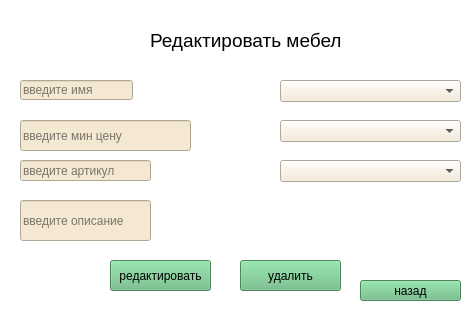
<?xml version="1.0" encoding="UTF-8"?>
<ui version="4.0">
 <class>add_product</class>
 <widget class="QWidget" name="add_product">
  <property name="geometry">
   <rect>
    <x>0</x>
    <y>0</y>
    <width>475</width>
    <height>313</height>
   </rect>
  </property>
  <property name="windowTitle">
   <string>добавить продукт</string>
  </property>
  <property name="styleSheet">
   <string notr="true">background-color: rgb(255, 255, 255);</string>
  </property>
  <widget class="QLabel" name="label">
   <property name="geometry">
    <rect>
     <x>150</x>
     <y>20</y>
     <width>191</width>
     <height>41</height>
    </rect>
   </property>
   <property name="text">
    <string>&lt;html&gt;&lt;head/&gt;&lt;body&gt;&lt;p align=&quot;center&quot;&gt;&lt;span style=&quot; font-size:14pt;&quot;&gt;Редактировать мебель&lt;/span&gt;&lt;/p&gt;&lt;/body&gt;&lt;/html&gt;</string>
   </property>
  </widget>
  <widget class="QPushButton" name="pushButton_back_change">
   <property name="geometry">
    <rect>
     <x>360</x>
     <y>280</y>
     <width>101</width>
     <height>21</height>
    </rect>
   </property>
   <property name="styleSheet">
    <string notr="true">background-color: #67BA80</string>
   </property>
   <property name="text">
    <string>назад</string>
   </property>
  </widget>
  <widget class="QLineEdit" name="lineEdit_name_furniture">
   <property name="geometry">
    <rect>
     <x>20</x>
     <y>80</y>
     <width>113</width>
     <height>20</height>
    </rect>
   </property>
   <property name="styleSheet">
    <string notr="true">background-color: #F4E8D3 </string>
   </property>
   <property name="text">
    <string/>
   </property>
   <property name="placeholderText">
    <string>введите имя</string>
   </property>
  </widget>
  <widget class="QComboBox" name="comboBox_material">
   <property name="geometry">
    <rect>
     <x>280</x>
     <y>80</y>
     <width>181</width>
     <height>22</height>
    </rect>
   </property>
   <property name="styleSheet">
    <string notr="true">background-color: #F4E8D3 </string>
   </property>
  </widget>
  <widget class="QLineEdit" name="lineEdit_min_price">
   <property name="geometry">
    <rect>
     <x>20</x>
     <y>120</y>
     <width>171</width>
     <height>31</height>
    </rect>
   </property>
   <property name="styleSheet">
    <string notr="true">background-color: #F4E8D3 </string>
   </property>
   <property name="placeholderText">
    <string>введите мин цену</string>
   </property>
  </widget>
  <widget class="QLineEdit" name="lineEdit_description">
   <property name="geometry">
    <rect>
     <x>20</x>
     <y>200</y>
     <width>131</width>
     <height>41</height>
    </rect>
   </property>
   <property name="styleSheet">
    <string notr="true">background-color: #F4E8D3 </string>
   </property>
   <property name="placeholderText">
    <string>введите описание</string>
   </property>
  </widget>
  <widget class="QLineEdit" name="lineEdit_article">
   <property name="geometry">
    <rect>
     <x>20</x>
     <y>160</y>
     <width>131</width>
     <height>21</height>
    </rect>
   </property>
   <property name="styleSheet">
    <string notr="true">background-color: #F4E8D3 </string>
   </property>
   <property name="placeholderText">
    <string>введите артикул</string>
   </property>
  </widget>
  <widget class="QPushButton" name="pushButton_change_products">
   <property name="geometry">
    <rect>
     <x>110</x>
     <y>260</y>
     <width>101</width>
     <height>31</height>
    </rect>
   </property>
   <property name="styleSheet">
    <string notr="true">background-color: #67BA80</string>
   </property>
   <property name="text">
    <string>редактировать</string>
   </property>
  </widget>
  <widget class="QComboBox" name="comboBox_model">
   <property name="geometry">
    <rect>
     <x>280</x>
     <y>120</y>
     <width>181</width>
     <height>22</height>
    </rect>
   </property>
   <property name="styleSheet">
    <string notr="true">background-color: #F4E8D3 </string>
   </property>
  </widget>
  <widget class="QComboBox" name="comboBox_type_product">
   <property name="geometry">
    <rect>
     <x>280</x>
     <y>160</y>
     <width>181</width>
     <height>22</height>
    </rect>
   </property>
   <property name="styleSheet">
    <string notr="true">background-color: #F4E8D3 </string>
   </property>
  </widget>
  <widget class="QPushButton" name="pushButton_delete_products">
   <property name="geometry">
    <rect>
     <x>240</x>
     <y>260</y>
     <width>101</width>
     <height>31</height>
    </rect>
   </property>
   <property name="styleSheet">
    <string notr="true">background-color: #67BA80</string>
   </property>
   <property name="text">
    <string>удалить</string>
   </property>
  </widget>
 </widget>
 <resources/>
 <connections/>
</ui>
